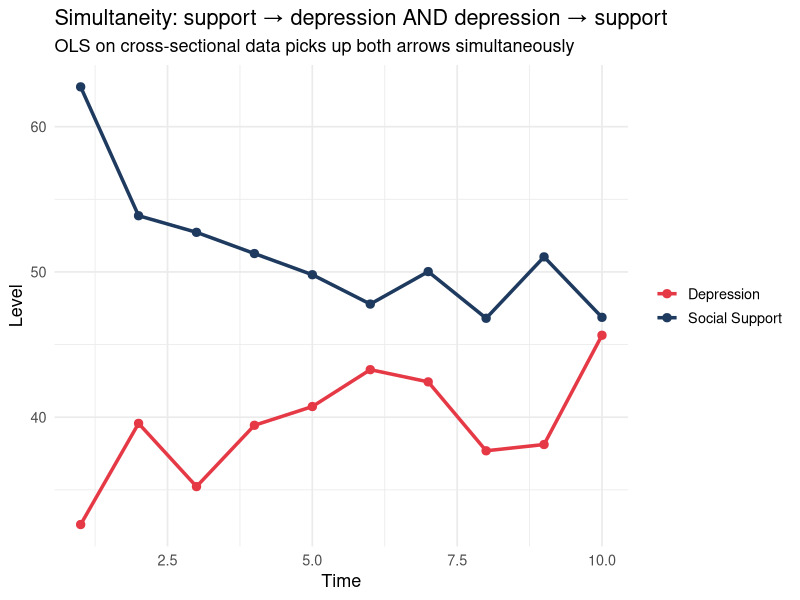
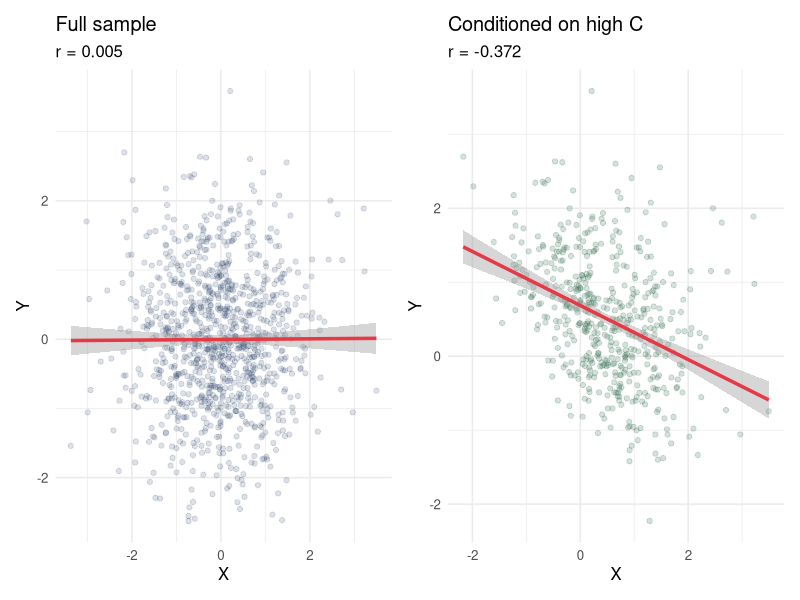
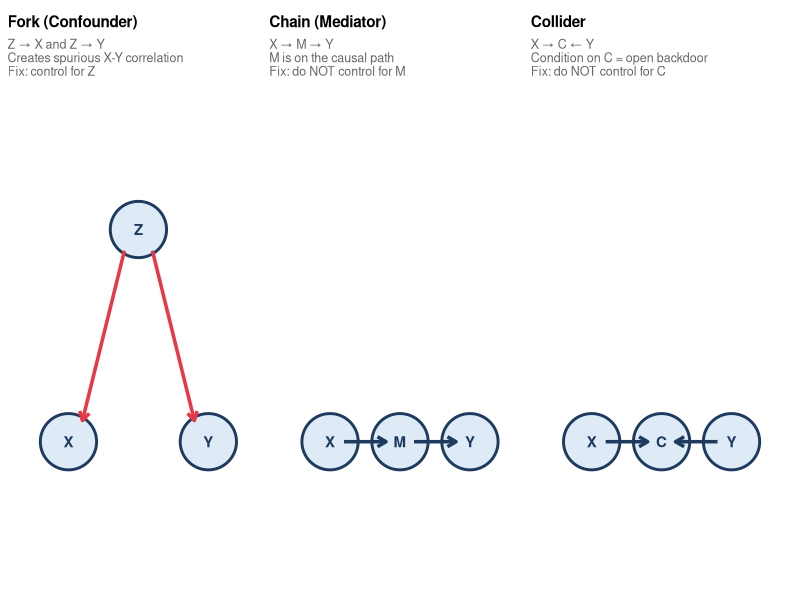

R code for these plots, in order:
## ---- chunk 1
library(tidyverse)
library(ggplot2)
library(patchwork)
library(broom)
set.seed(1234)
## ---- chunk 2
# Bias direction table
tibble(
  Example         = c("Ice cream → drowning", "Advertising → sales", "Mindfulness → stress"),
  Confounder_Z    = c("Summer heat", "Store quality", "Stable personality"),
  `Sign Z→X`      = c("+", "+", "+"),
  `Sign Z→Y`      = c("+", "+", "-"),
  `Bias direction` = c("Positive (↑ est.)", "Positive (↑ est.)", "Negative (↓ est.)")
) |>
  knitr::kable(caption = "OVB bias direction: multiply signs to get bias direction")
## ---- chunk 3
n <- 500

# Example 1: Ice cream / drowning / heat
Z_heat    <- rnorm(n, 70, 10)
X_icecream <- 0.3 * Z_heat + rnorm(n, 0, 5)
Y_drowning <- 0.5 * Z_heat + rnorm(n, 0, 8)  # true X effect = 0

m_biased_1  <- lm(Y_drowning ~ X_icecream)
m_correct_1 <- lm(Y_drowning ~ X_icecream + Z_heat)

# Example 2: Advertising / sales / store quality
Z_quality   <- rnorm(n, 50, 10)
X_ads       <- 0.4 * Z_quality + rnorm(n, 0, 8)
Y_sales     <- 0.6 * Z_quality + 0.15 * X_ads + rnorm(n, 0, 10)
# true X effect = 0.15; quality inflates this upward

m_biased_2  <- lm(Y_sales ~ X_ads)
m_correct_2 <- lm(Y_sales ~ X_ads + Z_quality)

# Example 3: Mindfulness / stress / stable personality
Z_stability   <- rnorm(n, 50, 10)
X_mindfulness <- 0.5 * Z_stability + rnorm(n, 0, 6)
Y_stress      <- 80 - 0.4 * Z_stability - 2 * X_mindfulness + rnorm(n, 0, 8)
# true X effect = -2; stability also lowers stress AND increases mindfulness → downward bias

m_biased_3  <- lm(Y_stress ~ X_mindfulness)
m_correct_3 <- lm(Y_stress ~ X_mindfulness + Z_stability)

bind_rows(
  tidy(m_biased_1)  |> filter(term == "X_icecream")   |> mutate(example = "Ice cream (true=0)",    model = "Omits Z"),
  tidy(m_correct_1) |> filter(term == "X_icecream")   |> mutate(example = "Ice cream (true=0)",    model = "Includes Z"),
  tidy(m_biased_2)  |> filter(term == "X_ads")        |> mutate(example = "Advertising (true=0.15)", model = "Omits Z"),
  tidy(m_correct_2) |> filter(term == "X_ads")        |> mutate(example = "Advertising (true=0.15)", model = "Includes Z"),
  tidy(m_biased_3)  |> filter(term == "X_mindfulness")|> mutate(example = "Mindfulness (true=-2)",   model = "Omits Z"),
  tidy(m_correct_3) |> filter(term == "X_mindfulness")|> mutate(example = "Mindfulness (true=-2)",   model = "Includes Z")
) |>
  select(example, model, estimate, std.error, p.value) |>
  knitr::kable(digits = 3, caption = "OVB across three examples: omitting Z biases estimates in predictable directions")
## ---- chunk 4
n_sim <- 300
set.seed(42)

# Social support → depression (negative), but depression → social withdrawal (negative)
# Simulate equilibrium: both processes are real
time_pts <- tibble(
  t    = 1:10,
  support = c(60, 55, 52, 50, 49, 48, 47, 47, 47, 47) + rnorm(10, 0, 2),
  depression = c(30, 35, 38, 40, 41, 42, 43, 43, 43, 43) + rnorm(10, 0, 2)
)

p_sim <- time_pts |>
  pivot_longer(-t) |>
  ggplot(aes(x = t, y = value, color = name, group = name)) +
  geom_line(linewidth = 1.2) + geom_point(size = 2.5) +
  scale_color_manual(values = c("#e63946", "#1e3a5f"),
                     labels = c("Depression", "Social Support")) +
  labs(title = "Simultaneity: support → depression AND depression → support",
       subtitle = "OLS on cross-sectional data picks up both arrows simultaneously",
       x = "Time", y = "Level", color = NULL) +
  theme_minimal(base_size = 13)

p_sim
## ---- chunk 5
n_col <- 1000

# True DGP: X and Y are uncorrelated
X_col <- rnorm(n_col)
Y_col <- rnorm(n_col)  # truly independent of X

# Collider C is caused by both X and Y
C_col <- X_col + Y_col + rnorm(n_col, 0, 0.5)

# Full sample: no correlation
r_full <- cor(X_col, Y_col)

# Conditioning on C: restrict to top half of C
high_C <- C_col > median(C_col)
r_cond <- cor(X_col[high_C], Y_col[high_C])

tibble(
  Sample           = c("Full sample (no conditioning)", "Restricted to high-C (conditioning)"),
  `Cor(X, Y)`      = c(round(r_full, 3), round(r_cond, 3)),
  Interpretation   = c("True: X and Y are unrelated",
                        "Spurious: conditioning on C creates negative correlation")
) |>
  knitr::kable(caption = "Collider bias: conditioning on C creates a spurious X-Y association")
## ---- chunk 6
df_col <- tibble(X = X_col, Y = Y_col, C_high = high_C)

p_full <- ggplot(df_col, aes(x = X, y = Y)) +
  geom_point(alpha = 0.15, color = "#1e3a5f") +
  geom_smooth(method = "lm", color = "#e63946", linewidth = 1.2) +
  labs(title = "Full sample", subtitle = paste0("r = ", round(r_full, 3)),
       x = "X", y = "Y") +
  theme_minimal(base_size = 12)

p_cond <- ggplot(df_col |> filter(C_high), aes(x = X, y = Y)) +
  geom_point(alpha = 0.2, color = "#2d6a4f") +
  geom_smooth(method = "lm", color = "#e63946", linewidth = 1.2) +
  labs(title = "Conditioned on high C", subtitle = paste0("r = ", round(r_cond, 3)),
       x = "X", y = "Y") +
  theme_minimal(base_size = 12)

p_full + p_cond
## ---- chunk 7
make_dag_panel <- function(nodes, edges_df, title, note = NULL) {
  p <- ggplot() +
    geom_point(data = nodes, aes(x = x, y = y), size = 18,
               shape = 21, fill = "#deebf7", color = "#1e3a5f", stroke = 1.5) +
    geom_text(data = nodes, aes(x = x, y = y, label = label), size = 3.8,
              fontface = "bold", color = "#1e3a5f")
  for (i in seq_len(nrow(edges_df))) {
    p <- p + annotate("segment",
                      x    = edges_df$x1[i], xend = edges_df$x2[i],
                      y    = edges_df$y1[i], yend = edges_df$y2[i],
                      arrow = arrow(length = unit(0.25, "cm")),
                      color = edges_df$color[i], linewidth = 1.2)
  }
  p + labs(title = title, subtitle = note) +
    xlim(0.3, 3.7) + ylim(0.4, 2.6) + theme_void(base_size = 11) +
    theme(plot.title = element_text(face = "bold", size = 11),
          plot.subtitle = element_text(size = 9, color = "gray40"))
}

nodes_fork <- tibble(label = c("Z", "X", "Y"), x = c(2, 1, 3), y = c(2, 1, 1))
edges_fork <- tibble(x1=c(1.8,2.2), x2=c(1.2,2.8), y1=c(1.9,1.9), y2=c(1.1,1.1),
                     color = c("#e63946","#e63946"))
p_fork <- make_dag_panel(nodes_fork, edges_fork, "Fork (Confounder)",
  "Z → X and Z → Y\nCreates spurious X-Y correlation\nFix: control for Z")

nodes_chain <- tibble(label = c("X", "M", "Y"), x = c(1, 2, 3), y = c(1, 1, 1))
edges_chain <- tibble(x1=c(1.2,2.2), x2=c(1.8,2.8), y1=c(1,1), y2=c(1,1),
                      color = c("#1e3a5f","#1e3a5f"))
p_chain <- make_dag_panel(nodes_chain, edges_chain, "Chain (Mediator)",
  "X → M → Y\nM is on the causal path\nFix: do NOT control for M")

nodes_coll <- tibble(label = c("X", "C", "Y"), x = c(1, 2, 3), y = c(1, 1, 1))
edges_coll <- tibble(x1=c(1.2,2.8), x2=c(1.8,2.2), y1=c(1,1), y2=c(1,1),
                     color = c("#1e3a5f","#1e3a5f"))
p_coll <- make_dag_panel(nodes_coll, edges_coll, "Collider",
  "X → C ← Y\nCondition on C = open backdoor\nFix: do NOT control for C")

p_fork + p_chain + p_coll
